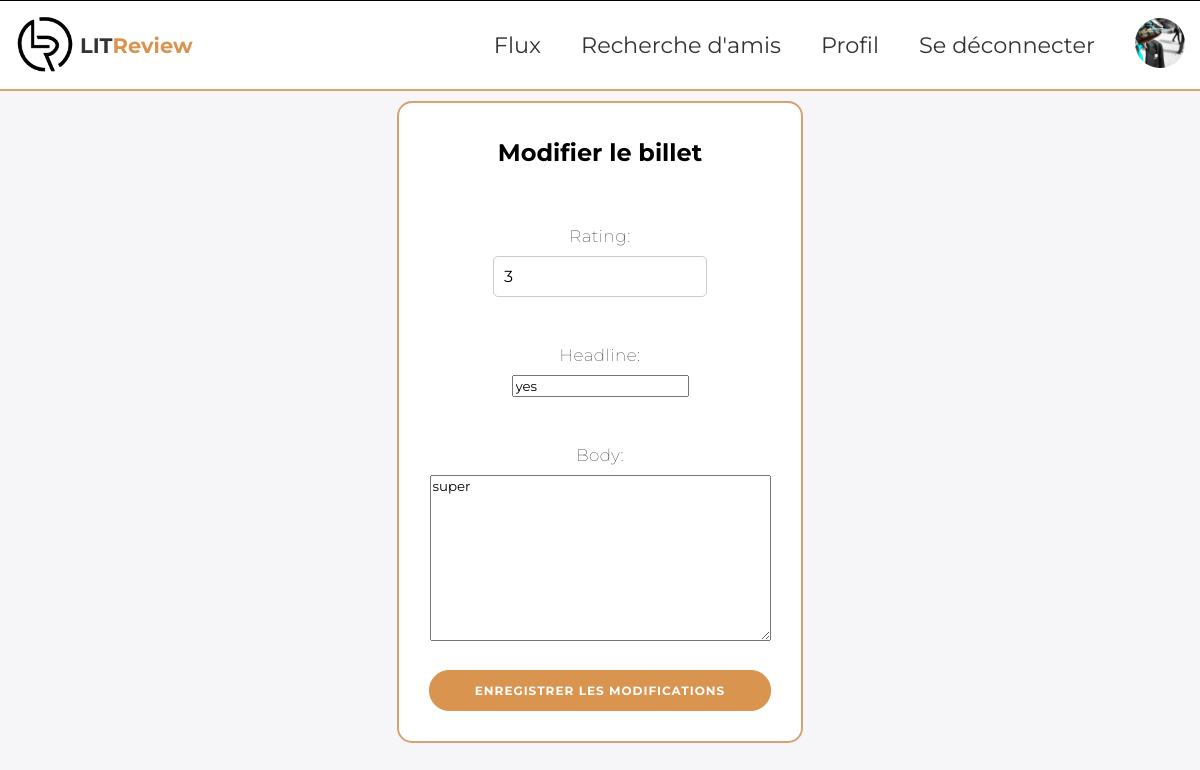
Before: /blog/review/1/edit/?page= (signed in) with the older database file.
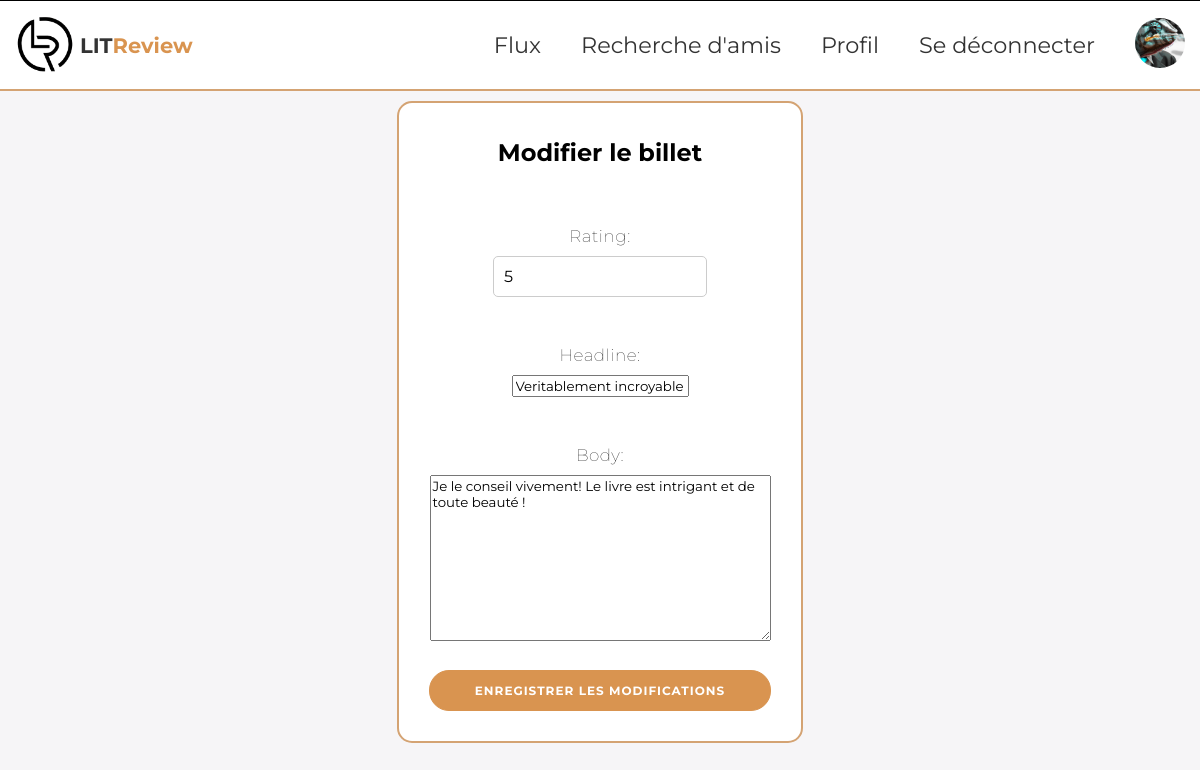
After: the same page with the newer database file.
### authentication/models.py (models this page shows, shortened)
class User(AbstractUser):
    profile_photo = models.ImageField(
        verbose_name="Profile photo", upload_to="profile_photos/", null=True, blank=True
    )
    IMAGE_MAX_SIZE = (400, 400)

### blog/models.py (models this page shows, shortened)
class Review(models.Model):
    ticket = models.ForeignKey(to=Ticket, on_delete=models.CASCADE)
    rating = models.PositiveSmallIntegerField(
        validators=[MinValueValidator(0), MaxValueValidator(5)]
    )
    headline = models.CharField(max_length=128)
    body = models.TextField(max_length=8192, blank=True)
    user = models.ForeignKey(to=settings.AUTH_USER_MODEL, on_delete=models.CASCADE)
    time_created = models.DateTimeField(auto_now_add=True)

### blog/views.py (the view, shortened to what this page needs)
# urls.py: path('blog/review/<int:pk>/edit/', blog.views.ReviewEditView.as_view(), name='review_edit'),
class ReviewEditView(LoginRequiredMixin, UpdateView):
    model = Review
    form_class = ReviewEditForm
    template_name = "blog/review_edit.html"
    def get_queryset(self):
        queryset = super().get_queryset()
        return queryset.filter(user=self.request.user)

### blog/forms.py
class ReviewEditForm(forms.ModelForm):
    class Meta:
        model = models.Review
        fields = ["rating", "headline", "body"]
    def __init__(self, *args, **kwargs):
        super().__init__(*args, **kwargs)

### blog/templatetags/blog_extras.py (called while the page is built)
@register.filter
def profile_photo_or_default(user):
    if user.profile_photo:
        return user.profile_photo.url
    return static("images/default_profile.png")

### blog/templates/blog/review_edit.html (shortened to what this page needs)
{% extends 'base.html' %}
{% block content %}
<div class="form-ticket-container">
    <div class="form-ticket-box">
        <h2>Modifier le billet</h2>
        <form class="form-ticket" method="post" enctype="multipart/form-data">
            {{ form.as_p }}
            <button type="submit">Enregistrer les modifications</button>
        </form>
    </div>
</div>
{% endblock %}

### templates/base.html (shortened to what this page needs)
{% load static %}
{% load blog_extras %}
<!DOCTYPE html>
<html lang="en">
    <head>
        <link href="{% static 'css/main.css' %}" rel="stylesheet">
        <link href="https://cdnjs.cloudflare.com/ajax/libs/cropperjs/1.5.12/cropper.min.css" rel="stylesheet">
    </head>
    <body>
        {% if user.is_authenticated %}
        <nav class="navbar">
            <div class="nav-left">
                <a class="logo-link"  href="{% url 'home' %}">
                    <img class="logo" src="{% static 'images/logo_without_title.png' %}" alt="Logo du site">
                    <h1>LIT<span>Review</span></h1>
                </a>
            </div>
            <div class="nav-right">
                <a class="fancy-link" href="{% url 'home' %}">Flux</a>
                <a class="fancy-link" href="{% url 'search_users' %}">Recherche d'amis</a>
                <a class="fancy-link" href="{% url 'profile' %}">Profil</a>
                <a class="fancy-link" href="{% url 'logout' %}">Se déconnecter</a>
                <a class="avatar-link" href="{% url 'profile' %}">
                    <img class="avatar" src="{{ request.user|profile_photo_or_default }}" alt="photo de profile">
                </a>
            </div>
        </nav>
        {% endif %}
        {% block content %}{% endblock content %}
    </body>
</html>

Changed rows visible on the page:
changed User: user|profile_photo_or_default: a different picture
changed Review: rating "3" → "5"; headline "yes" → "Veritablement incroyable"; body "super" → "Je le conseil vivement! Le livre est intrigant et de toute beauté !"
